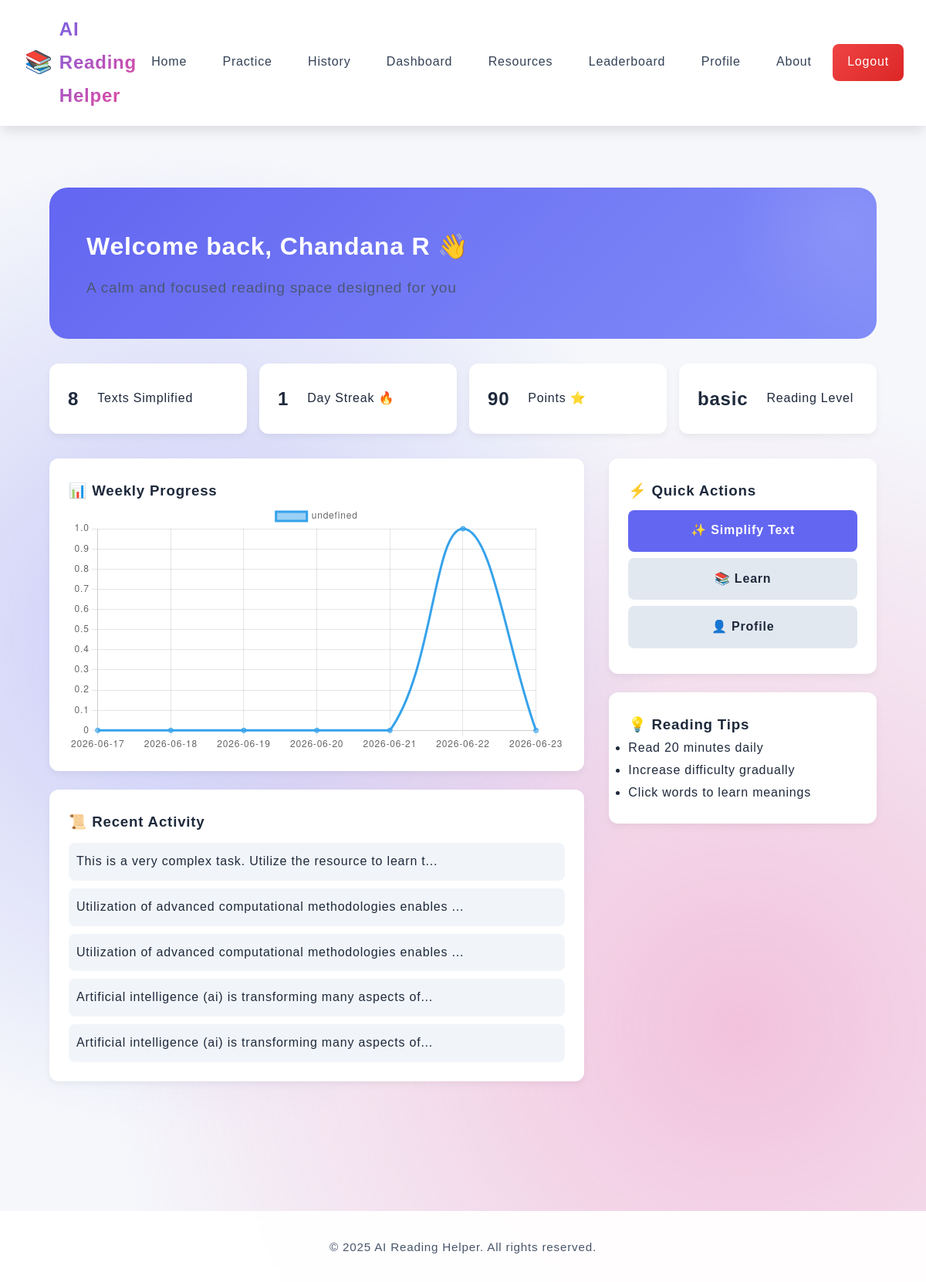
/dashboard (signed in), run on the app's committed database.
### tables this page shows
CREATE TABLE users (
            id INTEGER PRIMARY KEY AUTOINCREMENT,
            username TEXT UNIQUE NOT NULL,
            email TEXT UNIQUE NOT NULL,
            password TEXT NOT NULL,
            full_name TEXT,
            created_at TIMESTAMP DEFAULT CURRENT_TIMESTAMP,
            last_login TIMESTAMP,
            avatar TEXT DEFAULT 'default.png',
            bio TEXT,
            reading_level TEXT DEFAULT 'basic',
            total_texts_simplified INTEGER DEFAULT 0,
            total_reading_time INTEGER DEFAULT 0,
            streak_days INTEGER DEFAULT 0,
            points INTEGER DEFAULT 0,
            badges TEXT DEFAULT '[]'
        );

CREATE TABLE reading_history (
            id INTEGER PRIMARY KEY AUTOINCREMENT,
            user_id INTEGER,
            original_text TEXT NOT NULL,
            simplified_text TEXT NOT NULL,
            reading_level TEXT,
            created_at TIMESTAMP DEFAULT CURRENT_TIMESTAMP,
            reading_time INTEGER DEFAULT 0,
            difficulty_score FLOAT,
            words_count INTEGER,
            FOREIGN KEY (user_id) REFERENCES users(id)
        );

### app.py (the view)
@app.route('/dashboard')
@login_required
def dashboard():
    user = get_user_by_id(session['user_id'])
    history = get_user_history(session['user_id'], limit=5)
    motivation = get_random_motivation()
    streak = calculate_user_streak(session['user_id'])
    weekly_progress = get_weekly_progress(session['user_id'])
    return render_template('dashboard.html',
                         user=user,
                         history=history,
                         motivation=motivation,
                         streak=streak,
                         weekly_progress=weekly_progress)

### app.py (called while the page is built)
def login_required(f):
    @wraps(f)
    def decorated_function(*args, **kwargs):
        if 'user_id' not in session:
            flash('Please log in to access this page.', 'warning')
            return redirect(url_for('login'))
        return f(*args, **kwargs)
    return decorated_function

@app.context_processor
def inject_user():
    user = None
    if 'user_id' in session:
        user = get_user_by_id(session['user_id'])
    return dict(current_user=user)

def calculate_user_streak(user_id):
    conn = get_db()
    cursor = conn.cursor()
    cursor.execute('''
        SELECT DATE(created_at) as date
        FROM reading_history
        WHERE user_id = ?
        ORDER BY created_at DESC
    ''', (user_id,))
    dates = [row[0] for row in cursor.fetchall()]
    conn.close()
    if not dates:
        return 0
    streak = 1
    for i in range(len(dates) - 1):
        date1 = datetime.strptime(dates[i], '%Y-%m-%d')
        date2 = datetime.strptime(dates[i + 1], '%Y-%m-%d')
        diff = (date1 - date2).days
        if diff == 1:
            streak += 1
        elif diff > 1:
            break
    return streak

def get_weekly_progress(user_id):
    conn = get_db()
    cursor = conn.cursor()
    progress = []
    for i in range(6, -1, -1):
        date = (datetime.now() - timedelta(days=i)).strftime('%Y-%m-%d')
        cursor.execute('''
            SELECT COUNT(*) as count, SUM(words_count) as words
            FROM reading_history
            WHERE user_id = ? AND DATE(created_at) = ?
        ''', (user_id, date))
        result = cursor.fetchone()
        progress.append({
            'date': date,
            'texts': result[0] if result else 0,
            'words': result[1] if result and result[1] else 0
        })
    conn.close()
    return progress

### database.py (called while the page is built)
def get_db():
    conn = sqlite3.connect(DATABASE)
    conn.row_factory = sqlite3.Row
    return conn

def get_user_by_id(user_id):
    conn = get_db()
    cursor = conn.cursor()
    cursor.execute('SELECT * FROM users WHERE id = ?', (user_id,))
    user = cursor.fetchone()
    conn.close()
    return dict(user) if user else None

def get_user_history(user_id, limit=10):
    conn = get_db()
    cursor = conn.cursor()
    cursor.execute('''
        SELECT * FROM reading_history
        WHERE user_id = ?
        ORDER BY created_at DESC
        LIMIT ?
    ''', (user_id, limit))
    history = cursor.fetchall()
    conn.close()
    return [dict(row) for row in history]

### templates/dashboard.html (shortened to what this page needs)
{% extends "base.html" %}
{% block content %}
<div class="dashboard-container">
  <div class="welcome-section">
    <h1 class="welcome-title">Welcome back, {{ current_user.full_name }} 👋</h1>
    <p class="welcome-subtitle">A calm and focused reading space designed for you</p>
  </div>
  <div class="stats-grid">
    <div class="stat-card">
      <h2>{{ current_user.total_texts_simplified }}</h2>
      <p>Texts Simplified</p>
    </div>
    <div class="stat-card">
      <h2>{{ streak }}</h2>
      <p>Day Streak 🔥</p>
    </div>
    <div class="stat-card">
      <h2>{{ current_user.points }}</h2>
      <p>Points ⭐</p>
    </div>
    <div class="stat-card">
      <h2>{{ current_user.reading_level }}</h2>
      <p>Reading Level</p>
    </div>
  </div>
  <div class="dashboard-grid">
    <div>
      <div class="card">
        <h3>📊 Weekly Progress</h3>
        <canvas id="weeklyChart"></canvas>
      </div>
      <div class="card">
        <h3>📜 Recent Activity</h3>
        {% for item in history %}
        <div class="activity-item">
          <p>{{ item.original_text[:60] }}...</p>
        </div>
        {% endfor %}
      </div>
    </div>
    <div class="sidebar">
      <div class="card">
        <h3>⚡ Quick Actions</h3>
        <a href="{{ url_for('practice') }}" class="btn primary">✨ Simplify Text</a>
        <a href="{{ url_for('resources') }}" class="btn">📚 Learn</a>
        <a href="{{ url_for('profile') }}" class="btn">👤 Profile</a>
      </div>
      <div class="card">
        <h3>💡 Reading Tips</h3>
        <ul>
          <li>Read 20 minutes daily</li>
          <li>Increase difficulty gradually</li>
          <li>Click words to learn meanings</li>
        </ul>
      </div>
    </div>
  </div>
</div>
<script>
const ctx = document.getElementById('weeklyChart');
if(ctx){
 const data = {{ weekly_progress|tojson }};
 new Chart(ctx,{
  type:'line',
  data:{
    labels:data.map(d=>d.date),
    datasets:[{data:data.map(d=>d.texts), tension:0.4}]
  }
 });
}
</script>
{% endblock %}

### static/css/style.css (style rules this page uses)
:root { --primary: #6366f1; --primary-dark: #4f46e5; --primary-light: #818cf8; --secondary: #ec4899; --success: #10b981; --danger: #ef4444; --warning: #f59e0b; --dark: #1e293b; --gray-50: #f8fafc; --gray-100: #f1f5f9; --gray-200: #e2e8f0; --gray-300: #cbd5e1; --gray-600: #475569; --gray-700: #334155; --gray-800: #1e293b; --shadow-sm: 0 1px 2px 0 rgba(0, 0, 0, 0.05); --shadow-md: 0 4px 6px -1px rgba(0, 0, 0, 0.1); --shadow-lg: 0 10px 15px -3px rgba(0, 0, 0, 0.1); --shadow-xl: 0 20px 25px -5px rgba(0, 0, 0, 0.1); --transition: all 0.3s cubic-bezier(0.4, 0, 0.2, 1); }
* { margin: 0; padding: 0; box-sizing: border-box; }
body { font-family: 'Inter', -apple-system, BlinkMacSystemFont, 'Segoe UI', sans-serif; background: linear-gradient(135deg, #667eea 0%, #764ba2 100%); min-height: 100vh; color: var(--dark); line-height: 1.6; position: relative; overflow-x: hidden; }
body::before { content: ''; position: fixed; top: 0; left: 0; width: 100%; height: 100%; background: radial-gradient(circle at 20% 50%, rgba(99, 102, 241, 0.3) 0%, transparent 50%), radial-gradient(circle at 80% 80%, rgba(236, 72, 153, 0.3) 0%, transparent 50%); pointer-events: none; z-index: -1; }
.card, .form-card, .form-box { background: white; border-radius: 20px; padding: 2.5rem; box-shadow: var(--shadow-xl); margin-bottom: 2rem; transition: var(--transition); border: 1px solid rgba(255, 255, 255, 0.3); }
* { transition: background-color 0.3s ease, color 0.3s ease, border-color 0.3s ease; }
button, a, input, textarea, select { transition: all 0.3s cubic-bezier(0.4, 0, 0.2, 1); }
.dashboard-container { max-width: 1400px; margin: 0 auto; padding: 2rem; }
.welcome-section { background: linear-gradient(135deg, var(--primary), var(--primary-light)); border-radius: 24px; padding: 3rem; margin-bottom: 2rem; color: white; position: relative; overflow: hidden; }
.welcome-section::before { content: ''; position: absolute; top: -50%; right: -10%; width: 300px; height: 300px; background: radial-gradient(circle, rgba(255,255,255,0.1) 0%, transparent 70%); border-radius: 50%; }
.welcome-title { font-size: 2.5rem; font-weight: 800; margin-bottom: 0.5rem; }
.welcome-subtitle { font-size: 1.2rem; opacity: 0.9; }
.stats-grid { display: grid; grid-template-columns: repeat(auto-fit, minmax(250px, 1fr)); gap: 1.5rem; margin-bottom: 2rem; }
.stat-card { background: white; border-radius: 16px; padding: 1.5rem; display: flex; align-items: center; gap: 1.5rem; box-shadow: var(--shadow-md); transition: var(--transition); }
.dashboard-grid { display: grid; grid-template-columns: 1fr 400px; gap: 2rem; }
.card { background: white; border-radius: 20px; padding: 2rem; box-shadow: var(--shadow-md); transition: var(--transition); }
.activity-item { display: flex; gap: 1rem; padding: 1rem; background: var(--gray-50); border-radius: 12px; transition: var(--transition); }

### templates/dashboard.html (style rules this page uses)
body { background: #f5f7fb; font-family: Arial, Verdana, sans-serif; line-height: 1.8; letter-spacing: 0.05em; color: #1e293b; }
.dashboard-container { padding: 2rem; max-width: 1200px; margin: auto; }
.welcome-title { font-size: 2rem; font-weight: 700; }
.welcome-subtitle { color: #475569; margin-top: 5px; }
.stats-grid { display: grid; grid-template-columns: repeat(4,1fr); gap: 1rem; margin: 2rem 0; }
.stat-card { background: white; padding: 1.5rem; border-radius: 12px; text-align: center; box-shadow: 0 4px 10px rgba(0,0,0,0.05); transition: 0.2s; }
.dashboard-grid { display: grid; grid-template-columns: 2fr 1fr; gap: 2rem; }
.card { background: white; padding: 1.5rem; border-radius: 12px; margin-bottom: 1.5rem; box-shadow: 0 4px 10px rgba(0,0,0,0.05); }
.btn { display: block; margin: 0.5rem 0; padding: 0.8rem; border-radius: 8px; text-align: center; background: #e2e8f0; color: #1e293b; text-decoration: none; font-weight: 600; }
.btn.primary { background: #6366f1; color: white; }
.activity-item { background: #f1f5f9; padding: 10px; border-radius: 8px; margin-top: 10px; }
.sidebar { position: sticky; top: 20px; }

### data on the page
users: full_name "Chandana R", total_texts_simplified "8", points "90", reading_level "basic"
reading_history: original_text "This is a very complex task. Utilize the resource to learn t"
reading_history: original_text "Utilization of advanced computational methodologies enables"
reading_history: original_text "Utilization of advanced computational methodologies enables"
reading_history: original_text "Artificial intelligence (ai) is transforming many aspects of"
reading_history: original_text "Artificial intelligence (ai) is transforming many aspects of"

### other printed values
{{ streak }} "1"
